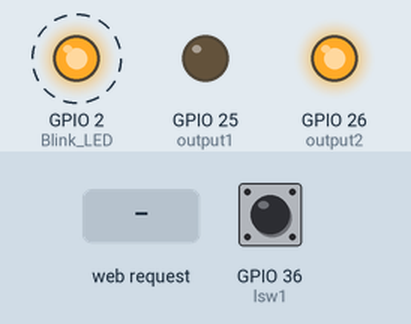
The sketch below on a simulated ESP32. Parts: output pins drawn as LEDs (lit = HIGH). Dashed ring = blinking. The inputs (shaded band) are chosen by the test bench; at power-on: GPIO 36 (lsw1) HIGH. WiFi joins after 1.5 s; servers stay silent unless stated; the local clock reads 2024-03-15 10:24:30 at power-on unless the sketch sets it; what the sketch prints to the serial monitor is not drawn.

Above: at 3.2 s.
3.3 s: HTTP request GET /signal received
At 5.8 s:
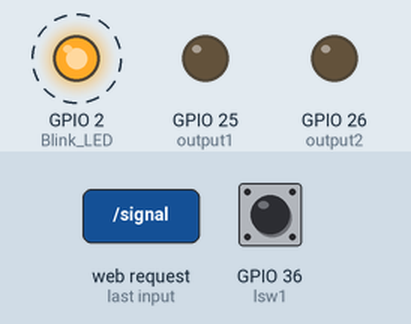
6.3 s: HTTP request GET /signal?signal=0 received
At 8.3 s:
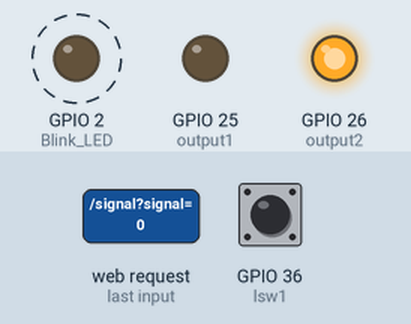
9.3 s: HTTP request GET /signal?signal=1 received
At 10.8 s:
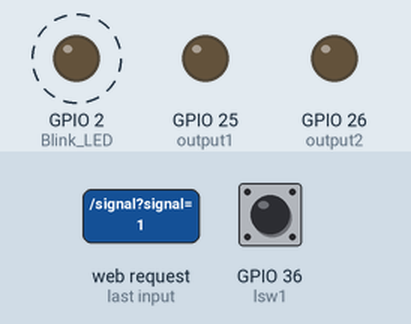
Timing chart, 0 to 18.3 s (numbered marks = the images above; inputs shaded):
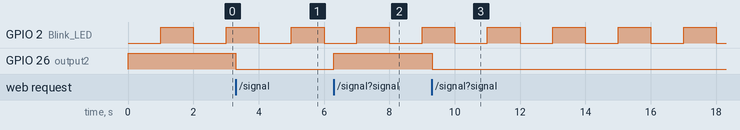

The sketch:

OTA_Blink.ino
```cpp
#include "AquaOTA.h"
#include "wifi.h"
#include "RTC.h"
#include "motor.h"

#define Blink_LED 2
#define INTERVAL 10000

hw_timer_t *Blink_Timer = NULL;

void IRAM_ATTR Blink_Timer_ISR(){
  digitalWrite(Blink_LED, !digitalRead(Blink_LED));
}

unsigned long long currentMillis=0;
unsigned long long previousMillis=0;

TaskHandle_t motor_task;
//TaskHandle_t wifi_task;

int datt;


void setup() {

  pinMode(Blink_LED, OUTPUT);
  Blink_Timer = timerBegin(1, 80, true);
  Serial.begin(115200);
  timerAttachInterrupt(Blink_Timer, &Blink_Timer_ISR, true);
  timerAlarmWrite(Blink_Timer, 1000000, true);
  timerAlarmEnable(Blink_Timer);

  motor_init();

  xTaskCreatePinnedToCore(
                    motor_task_code,   /* Task function. */
                    "motor_task",     /* name of task. */
                    10000,       /* Stack size of task */
                    NULL,        /* parameter of the task */
                    1,           /* priority of the task */
                    &motor_task,      /* Task handle to keep track of created task */
                    1);          /* pin task to core 0 */
  delay(500);

  AquaWIFI_Init();
  Server_init();
  RTC_init();

//  create a task that will be executed in the Task2code() function, with priority 1 and executed on core 1
//  xTaskCreatePinnedToCore(
//                    wifi_task_code,   /* Task function. */
//                    "wifi_task",     /* name of task. */
//                    10000,       /* Stack size of task */
//                    NULL,        /* parameter of the task */
//                    1,           /* priority of the task */
//                    &wifi_task,      /* Task handle to keep track of created task */
//                    0);          /* pin task to core 1 */
//  delay(500);

  Serial.begin(115200);
  Serial.println("Booting");

}

void motor_task_code( void * pvParameters ){

  for(;;){
    motor_worker();
  }
}
//
//void wifi_task_code( void * pvParameters ){
void wifi_task_code(void){
    if ((WiFi.status() != WL_CONNECTED) && (currentMillis - previousMillis >=INTERVAL)) {
      Serial.print(millis());
      Serial.println("Reconnecting to WiFi...");
      WiFi.disconnect();
      WiFi.reconnect();
      previousMillis = currentMillis;
    }

    // AquaOTA_Check();
    String dat= RTC_worker();
    Recieve(dat);
    handle_client();

}
//}
void loop() {
  wifi_task_code();
}
```

AquaOTA.cpp
```cpp
#include "AquaOTA.h"
const char* ssid = "Aquaphoton";
const char* password = "Aqua2023";

void AquaWIFI_Init(void){
  WiFi.mode(WIFI_STA);
  WiFi.begin(ssid, password);
  WiFi.waitForConnectResult();
//  for(int i = 0; i<10; i++){
//    if (WiFi.waitForConnectResult() != WL_CONNECTED) {
//      Serial.println("Connection Failed! Rebooting...");
//      delay(250);
//      ESP.restart();
//    }
//
//    else{
//      break;
//    }
//    delay(250);
//  }

}


void AquaOTA_Init(void){
  // Port defaults to 3232
  // ArduinoOTA.setPort(3232);

  // Hostname defaults to esp3232-[MAC]
  // ArduinoOTA.setHostname("myesp32");

  // No authentication by default
  // ArduinoOTA.setPassword("admin");

  // Password can be set with it's md5 value as well
  // MD5(admin) = 21232f297a57a5a743894a0e4a801fc3
  // ArduinoOTA.setPasswordHash("21232f297a57a5a743894a0e4a801fc3");
  ArduinoOTA
    .onStart([]() {
      String type;
      if (ArduinoOTA.getCommand() == U_FLASH)
        type = "sketch";
      else // U_SPIFFS
        type = "filesystem";

      // NOTE: if updating SPIFFS this would be the place to unmount SPIFFS using SPIFFS.end()
      Serial.println("Start updating " + type);
    })
    .onEnd([]() {
      Serial.println("\nEnd");
    })
    .onProgress([](unsigned int progress, unsigned int total) {
      Serial.printf("Progress: %u%%\r", (progress / (total / 100)));
    })
    .onError([](ota_error_t error) {
      Serial.printf("Error[%u]: ", error);
      if (error == OTA_AUTH_ERROR) Serial.println("Auth Failed");
      else if (error == OTA_BEGIN_ERROR) Serial.println("Begin Failed");
      else if (error == OTA_CONNECT_ERROR) Serial.println("Connect Failed");
      else if (error == OTA_RECEIVE_ERROR) Serial.println("Receive Failed");
      else if (error == OTA_END_ERROR) Serial.println("End Failed");
    });

  ArduinoOTA.begin();

  Serial.println("Ready");
  Serial.print("IP address: ");
  Serial.println(WiFi.localIP());
}
void AquaOTA_Check(void){
  ArduinoOTA.handle();
}
```

AquaOTA.h
```cpp
#ifndef OTA_H
#define OTA_H

#include <WiFi.h>
#include <ESPmDNS.h>
#include <WiFiUdp.h>
#include <ArduinoOTA.h>

void AquaWIFI_Init(void);
void AquaOTA_Init(void);
void AquaOTA_Check(void);


#endif
```

RTC.cpp
```cpp
#include "RTC.h"

RTC_DS1307 rtc;

void RTC_init(void) {
  Wire.begin();
//  Serial.begin(115200);

  while(!rtc.begin()){
    Serial.print("RTC reboot");
  }

//   Uncomment the following line to set the time on the RTC module
//  rtc.adjust(DateTime(__DATE__, __TIME__));
}

String RTC_worker(void) {
  DateTime now = rtc.now();
  int hh=now.hour();
  int mm=now.minute();
  int ss=now.second();
  String dat=String(hh);
  dat+=":";
  dat+=String(mm);
  dat+=":";
  dat+=String(ss);
  return dat;
}
```

RTC.h
```cpp
#ifndef RTC_H
#define RTC_H

#include <Wire.h>
#include "RTClib.h"
String RTC_worker(void);
void RTC_init(void);

#endif
```

motor.cpp
```cpp
#include <Arduino.h>
#include "wifi.h"
#include "motor.h"

#define DELAY_WHILE_FILLED 25000
#define DELAY_WHILE_EMPTY 100000

#define START_INTERVAL 120000

const int lsw1= 36 ;
const int lsw2= 34;
const int output1= 25;
const int output2= 26;
int start_time;
int state=0;

void motor_init(void) {
  start_time = millis();
  Serial.begin(115200);
  pinMode(lsw1,INPUT);
  pinMode(lsw2,INPUT);
  pinMode(output1,OUTPUT);
  pinMode(output2,OUTPUT);
  digitalWrite(output1,HIGH);
  digitalWrite(output2,LOW);
}

void fault_state(void){
  digitalWrite(output1,LOW);
  digitalWrite(output2,LOW);
  while(true){
    digitalWrite(2,!digitalRead(2));
    delay(500);
  }
}

void fill(void){
  digitalWrite(output1,LOW);
  digitalWrite(output2,HIGH);
  if(digitalRead(lsw1) == LOW) state ++;
  if(state == 4) state = 0;
}

void wait_while_filled(void){
  digitalWrite(output1,LOW);
  digitalWrite(output2,LOW);
  delay(DELAY_WHILE_FILLED);
  state ++;
  if(state == 4)state = 0;
}

void empty(void){
  digitalWrite(output1,HIGH);
  digitalWrite(output2,LOW);
  if(digitalRead(lsw2) == LOW)state ++;
  if(state == 4)state = 0;
}

void wait_while_empty(void){
  digitalWrite(output1,LOW);
  digitalWrite(output2,LOW);
  delay(DELAY_WHILE_EMPTY);
  state ++;
  if(state == 4)state = 0;
}

void motor_worker(void) {
  Serial.println(state);
  if (signall.compareTo("0") == 0 || millis() - start_time > START_INTERVAL){
    switch(state){

      case 0:fill() ; break;
      case 1:wait_while_filled() ; break;
      case 2:empty() ; break;
      case 3:wait_while_empty() ; break;
    }
  }

  else{
    digitalWrite(output1,LOW);
    digitalWrite(output2,LOW);
  }
}
int get_state(void)
{
  return(state);
}
```

motor.h
```cpp
#ifndef MOTOR_H
#define MOTOR_H

void motor_worker(void);
void motor_init(void);
//extern int state;
int get_state(void);

#endif
```

wifi.cpp
```cpp
#include "wifi.h"
#include "motor.h"

const char* ssidd = "Aquaphoton";
const char* passwordd = "Aqua2023";

String dat="";
String stt="";

WebServer server(80);
String signall="0";

void Recieve(String x)
{
 stt = get_state();
  dat=x;
}

void handleRoot() {
  String html = " <meta http-equiv='refresh' content='1'><style>h1{color: #0158a7;}</style><h1>Hello from Aquaphoton:</h1><h3>EX07<H3><h2>";
  html += stt;
  html += "</h2><p>";
  html += dat;
  html +="</p>";
  server.send(200,"text/html", html);
}

void handleAbout() {
  server.send(200, "text/html", "<h1>About page</h1><p>This is the about page.</p>");
}
void handleSignal() {
  signall = server.arg("signal");
  Serial.println("Received signal: " + signall);
  server.send(200, "text/plain", "Signal received");
}
void Server_init(void){

  Serial.begin(115200);
  WiFi.begin(ssidd, passwordd);

// if (WiFi.status() != WL_CONNECTED) {
//    if(startTime2==0){
//    startTime2=millis();
//  }
//  if (millis() - startTime2 > 15000 )
//    {
//      Serial.println("restarted");
//      ESP.restart();
//    }
//    Serial.println("Connecting to WiFi...");
//  }
//  Serial.println("Connected to WiFi");

  server.on("/", handleRoot);
  server.on("/signal", handleSignal);

  server.begin();
  Serial.println("HTTP server started");
  Serial.println(WiFi.localIP() );
}

void handle_client(void){
  server.handleClient();
}
```

wifi.h
```cpp
#ifndef WIFI_H
#define WIFI_H

#include <WebServer.h>
void handleRoot();
void handleAbout() ;
void handle_client(void);
void Server_init(void);
void Recieve(String x);
extern String signall;

#endif
```

Measured:
- after the input at 3.3 s, GPIO 26 (output2): HIGH → LOW at once
- after the input at 6.3 s, GPIO 26 (output2): LOW → HIGH at once
- after the input at 9.3 s, GPIO 26 (output2): HIGH → LOW at once
- by itself, GPIO 2 (Blink_LED): alternates HIGH for 1.0 s and LOW for 1.0 s
